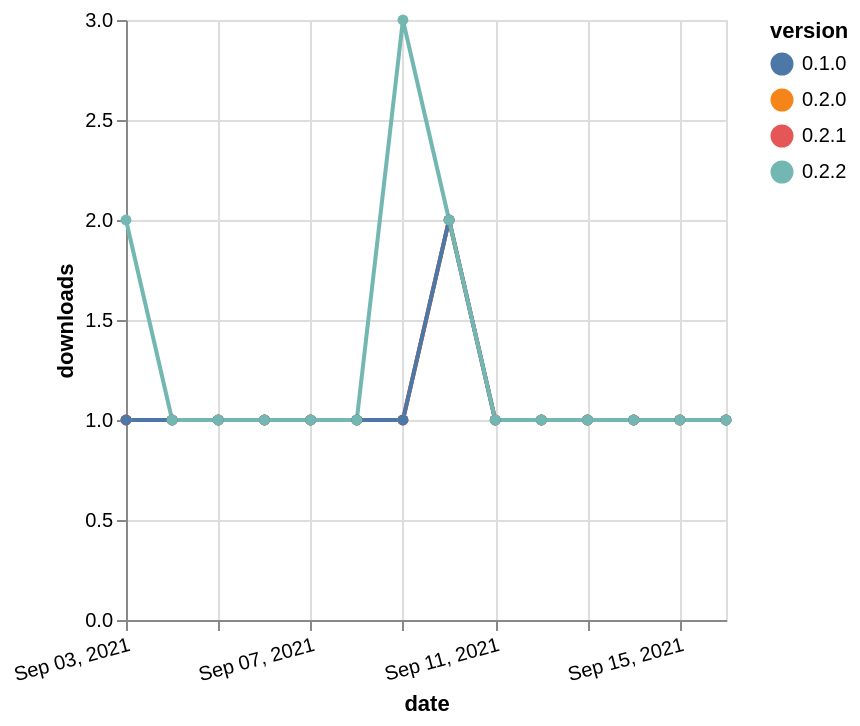

Express this chart as Vega-Lite.
### Vega-Lite specification from a JSON file in a GitHub repository (floating-point values rounded to 4 significant figures)
{"$schema": "https://vega.github.io/schema/vega-lite/v5.json", "description": "A simple bar chart with embedded data.", "data": {"values": [{"date": "2021-09-03", "total": 184, "delta": 1, "version": "0.2.0"}, {"date": "2021-09-04", "total": 185, "delta": 1, "version": "0.2.0"}, {"date": "2021-09-05", "total": 186, "delta": 1, "version": "0.2.0"}, {"date": "2021-09-06", "total": 187, "delta": 1, "version": "0.2.0"}, {"date": "2021-09-07", "total": 188, "delta": 1, "version": "0.2.0"}, {"date": "2021-09-08", "total": 189, "delta": 1, "version": "0.2.0"}, {"date": "2021-09-09", "total": 190, "delta": 1, "version": "0.2.0"}, {"date": "2021-09-10", "total": 192, "delta": 2, "version": "0.2.0"}, {"date": "2021-09-11", "total": 193, "delta": 1, "version": "0.2.0"}, {"date": "2021-09-12", "total": 194, "delta": 1, "version": "0.2.0"}, {"date": "2021-09-13", "total": 195, "delta": 1, "version": "0.2.0"}, {"date": "2021-09-14", "total": 196, "delta": 1, "version": "0.2.0"}, {"date": "2021-09-15", "total": 197, "delta": 1, "version": "0.2.0"}, {"date": "2021-09-16", "total": 198, "delta": 1, "version": "0.2.0"}, {"date": "2021-09-03", "total": 177, "delta": 1, "version": "0.2.1"}, {"date": "2021-09-04", "total": 178, "delta": 1, "version": "0.2.1"}, {"date": "2021-09-05", "total": 179, "delta": 1, "version": "0.2.1"}, {"date": "2021-09-06", "total": 180, "delta": 1, "version": "0.2.1"}, {"date": "2021-09-07", "total": 181, "delta": 1, "version": "0.2.1"}, {"date": "2021-09-08", "total": 182, "delta": 1, "version": "0.2.1"}, {"date": "2021-09-09", "total": 183, "delta": 1, "version": "0.2.1"}, {"date": "2021-09-10", "total": 185, "delta": 2, "version": "0.2.1"}, {"date": "2021-09-11", "total": 186, "delta": 1, "version": "0.2.1"}, {"date": "2021-09-12", "total": 187, "delta": 1, "version": "0.2.1"}, {"date": "2021-09-13", "total": 188, "delta": 1, "version": "0.2.1"}, {"date": "2021-09-14", "total": 189, "delta": 1, "version": "0.2.1"}, {"date": "2021-09-15", "total": 190, "delta": 1, "version": "0.2.1"}, {"date": "2021-09-16", "total": 191, "delta": 1, "version": "0.2.1"}, {"date": "2021-09-03", "total": 195, "delta": 1, "version": "0.1.0"}, {"date": "2021-09-04", "total": 196, "delta": 1, "version": "0.1.0"}, {"date": "2021-09-05", "total": 197, "delta": 1, "version": "0.1.0"}, {"date": "2021-09-06", "total": 198, "delta": 1, "version": "0.1.0"}, {"date": "2021-09-07", "total": 199, "delta": 1, "version": "0.1.0"}, {"date": "2021-09-08", "total": 200, "delta": 1, "version": "0.1.0"}, {"date": "2021-09-09", "total": 201, "delta": 1, "version": "0.1.0"}, {"date": "2021-09-10", "total": 203, "delta": 2, "version": "0.1.0"}, {"date": "2021-09-11", "total": 204, "delta": 1, "version": "0.1.0"}, {"date": "2021-09-12", "total": 205, "delta": 1, "version": "0.1.0"}, {"date": "2021-09-13", "total": 206, "delta": 1, "version": "0.1.0"}, {"date": "2021-09-14", "total": 207, "delta": 1, "version": "0.1.0"}, {"date": "2021-09-15", "total": 208, "delta": 1, "version": "0.1.0"}, {"date": "2021-09-16", "total": 209, "delta": 1, "version": "0.1.0"}, {"date": "2021-09-03", "total": 175, "delta": 2, "version": "0.2.2"}, {"date": "2021-09-04", "total": 176, "delta": 1, "version": "0.2.2"}, {"date": "2021-09-05", "total": 177, "delta": 1, "version": "0.2.2"}, {"date": "2021-09-06", "total": 178, "delta": 1, "version": "0.2.2"}, {"date": "2021-09-07", "total": 179, "delta": 1, "version": "0.2.2"}, {"date": "2021-09-08", "total": 180, "delta": 1, "version": "0.2.2"}, {"date": "2021-09-09", "total": 183, "delta": 3, "version": "0.2.2"}, {"date": "2021-09-10", "total": 185, "delta": 2, "version": "0.2.2"}, {"date": "2021-09-11", "total": 186, "delta": 1, "version": "0.2.2"}, {"date": "2021-09-12", "total": 187, "delta": 1, "version": "0.2.2"}, {"date": "2021-09-13", "total": 188, "delta": 1, "version": "0.2.2"}, {"date": "2021-09-14", "total": 189, "delta": 1, "version": "0.2.2"}, {"date": "2021-09-15", "total": 190, "delta": 1, "version": "0.2.2"}, {"date": "2021-09-16", "total": 191, "delta": 1, "version": "0.2.2"}]}, "width": "container", "mark": {"type": "line", "point": {"filled": true}}, "encoding": {"x": {"field": "date", "type": "temporal", "timeUnit": "yearmonthdate", "title": "date", "axis": {"labelAngle": -15}}, "y": {"field": "delta", "type": "quantitative", "title": "downloads"}, "color": {"field": "version", "type": "nominal"}, "tooltip": {"field": "delta"}}}
